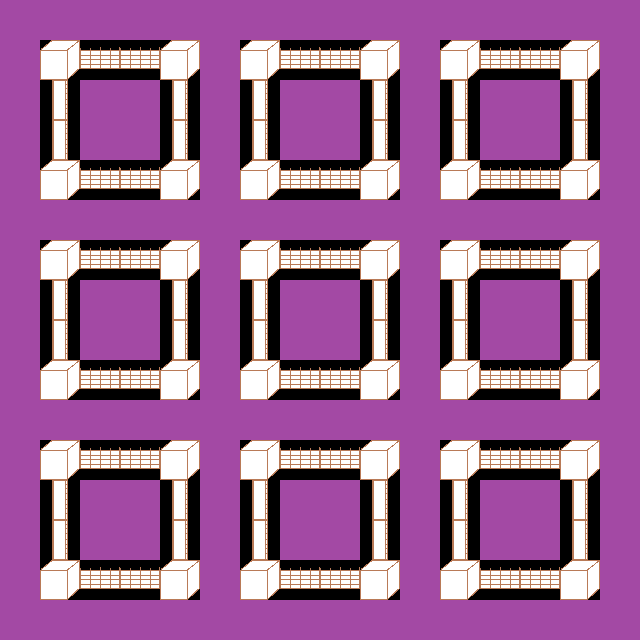

Below is a game level as drawn by its tile map, then a one-line description and the .tmx that defines it (tile-layer data replaced by summaries):
An orthogonal 16x16 tile map with 40x40 px tiles, 1 tile layer (background).

<map version="1.0" orientation="orthogonal" renderorder="left-up" width="16" height="16" tilewidth="40" tileheight="40" nextobjectid="6">
 <tileset firstgid="1" name="tileset" tilewidth="40" tileheight="40" tilecount="256" columns="16">
  <image source="BattleTiledMap.png" width="640" height="640" />
 </tileset>
 <layer name="background" width="16" height="16">
  <data>[256 cells, 256 non-empty, 254 distinct tile ids]</data>
 </layer>
</map>
